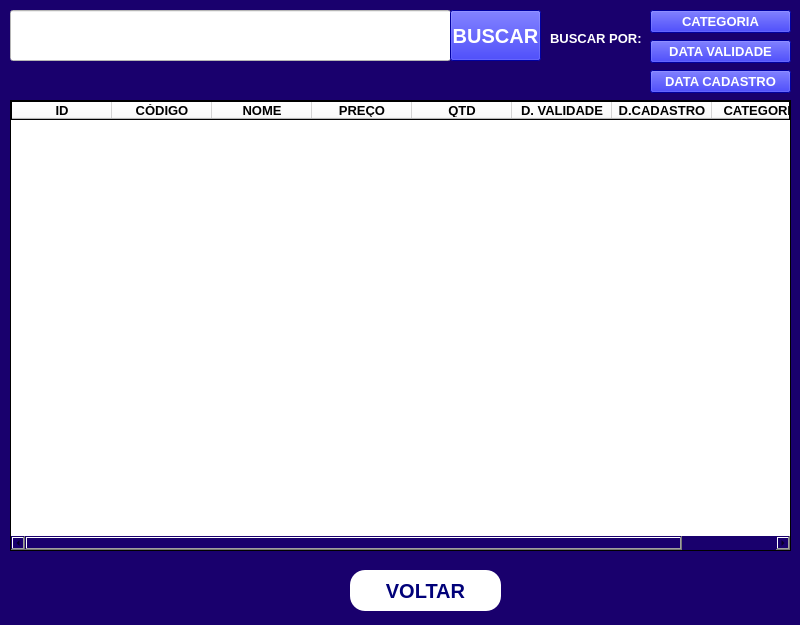
<?xml version="1.0" encoding="UTF-8"?>
<ui version="4.0">
 <class>MainWindow</class>
 <widget class="QMainWindow" name="MainWindow">
  <property name="geometry">
   <rect>
    <x>0</x>
    <y>0</y>
    <width>800</width>
    <height>625</height>
   </rect>
  </property>
  <property name="maximumSize">
   <size>
    <width>800</width>
    <height>690</height>
   </size>
  </property>
  <property name="windowTitle">
   <string>PROCURAR PRODUTO</string>
  </property>
  <property name="styleSheet">
   <string notr="true">background-color: rgb(25, 0, 109);</string>
  </property>
  <widget class="QWidget" name="centralwidget">
   <widget class="QLineEdit" name="lineEdit">
    <property name="geometry">
     <rect>
      <x>10</x>
      <y>10</y>
      <width>441</width>
      <height>51</height>
     </rect>
    </property>
    <property name="font">
     <font>
      <pointsize>25</pointsize>
     </font>
    </property>
    <property name="styleSheet">
     <string notr="true">background-color:white;</string>
    </property>
   </widget>
   <widget class="QPushButton" name="pushButton">
    <property name="geometry">
     <rect>
      <x>450</x>
      <y>10</y>
      <width>91</width>
      <height>51</height>
     </rect>
    </property>
    <property name="font">
     <font>
      <pointsize>15</pointsize>
      <weight>75</weight>
      <bold>true</bold>
     </font>
    </property>
    <property name="cursor">
     <cursorShape>PointingHandCursor</cursorShape>
    </property>
    <property name="styleSheet">
     <string notr="true">background-color: rgb(0, 0, 226);
color:white;</string>
    </property>
    <property name="text">
     <string>BUSCAR</string>
    </property>
   </widget>
   <widget class="QTableWidget" name="tableWidget">
    <property name="geometry">
     <rect>
      <x>10</x>
      <y>100</y>
      <width>781</width>
      <height>451</height>
     </rect>
    </property>
    <property name="font">
     <font>
      <pointsize>18</pointsize>
      <weight>75</weight>
      <bold>true</bold>
     </font>
    </property>
    <property name="mouseTracking">
     <bool>false</bool>
    </property>
    <property name="styleSheet">
     <string notr="true">background-color: white;
border:1px solid black;</string>
    </property>
    <column>
     <property name="text">
      <string>ID</string>
     </property>
     <property name="font">
      <font>
       <pointsize>10</pointsize>
       <weight>75</weight>
       <bold>true</bold>
      </font>
     </property>
     <property name="textAlignment">
      <set>AlignCenter</set>
     </property>
    </column>
    <column>
     <property name="text">
      <string>CÓDIGO</string>
     </property>
     <property name="font">
      <font>
       <pointsize>10</pointsize>
       <weight>75</weight>
       <bold>true</bold>
      </font>
     </property>
     <property name="textAlignment">
      <set>AlignCenter</set>
     </property>
    </column>
    <column>
     <property name="text">
      <string>NOME</string>
     </property>
     <property name="font">
      <font>
       <pointsize>10</pointsize>
       <weight>75</weight>
       <bold>true</bold>
      </font>
     </property>
     <property name="textAlignment">
      <set>AlignCenter</set>
     </property>
    </column>
    <column>
     <property name="text">
      <string>PREÇO</string>
     </property>
     <property name="font">
      <font>
       <pointsize>10</pointsize>
       <weight>75</weight>
       <bold>true</bold>
      </font>
     </property>
     <property name="textAlignment">
      <set>AlignCenter</set>
     </property>
    </column>
    <column>
     <property name="text">
      <string>QTD</string>
     </property>
     <property name="font">
      <font>
       <pointsize>10</pointsize>
       <weight>75</weight>
       <bold>true</bold>
      </font>
     </property>
     <property name="textAlignment">
      <set>AlignCenter</set>
     </property>
    </column>
    <column>
     <property name="text">
      <string>D. VALIDADE</string>
     </property>
     <property name="font">
      <font>
       <pointsize>10</pointsize>
       <weight>75</weight>
       <bold>true</bold>
      </font>
     </property>
     <property name="textAlignment">
      <set>AlignCenter</set>
     </property>
    </column>
    <column>
     <property name="text">
      <string>D.CADASTRO</string>
     </property>
     <property name="font">
      <font>
       <pointsize>10</pointsize>
       <weight>75</weight>
       <bold>true</bold>
      </font>
     </property>
     <property name="textAlignment">
      <set>AlignCenter</set>
     </property>
    </column>
    <column>
     <property name="text">
      <string>CATEGORIA</string>
     </property>
     <property name="font">
      <font>
       <pointsize>10</pointsize>
       <weight>75</weight>
       <bold>true</bold>
      </font>
     </property>
     <property name="textAlignment">
      <set>AlignCenter</set>
     </property>
    </column>
   </widget>
   <widget class="QPushButton" name="pushButton_2">
    <property name="geometry">
     <rect>
      <x>350</x>
      <y>570</y>
      <width>151</width>
      <height>41</height>
     </rect>
    </property>
    <property name="font">
     <font>
      <pointsize>15</pointsize>
      <weight>75</weight>
      <bold>true</bold>
     </font>
    </property>
    <property name="cursor">
     <cursorShape>PointingHandCursor</cursorShape>
    </property>
    <property name="styleSheet">
     <string notr="true">background-color: rgb(255, 255, 255);
color: rgb(1, 1, 121);
border-radius:15px;</string>
    </property>
    <property name="text">
     <string>VOLTAR</string>
    </property>
   </widget>
   <widget class="QLabel" name="label">
    <property name="geometry">
     <rect>
      <x>550</x>
      <y>30</y>
      <width>91</width>
      <height>16</height>
     </rect>
    </property>
    <property name="font">
     <font>
      <pointsize>10</pointsize>
      <weight>75</weight>
      <bold>true</bold>
     </font>
    </property>
    <property name="styleSheet">
     <string notr="true">color:white;</string>
    </property>
    <property name="text">
     <string>BUSCAR POR:</string>
    </property>
   </widget>
   <widget class="QPushButton" name="pushButton_3">
    <property name="geometry">
     <rect>
      <x>650</x>
      <y>10</y>
      <width>141</width>
      <height>23</height>
     </rect>
    </property>
    <property name="font">
     <font>
      <pointsize>10</pointsize>
      <weight>75</weight>
      <bold>true</bold>
     </font>
    </property>
    <property name="cursor">
     <cursorShape>PointingHandCursor</cursorShape>
    </property>
    <property name="styleSheet">
     <string notr="true">background-color: rgb(0, 0, 226);
color:white;</string>
    </property>
    <property name="text">
     <string>CATEGORIA</string>
    </property>
   </widget>
   <widget class="QPushButton" name="pushButton_4">
    <property name="geometry">
     <rect>
      <x>650</x>
      <y>40</y>
      <width>141</width>
      <height>23</height>
     </rect>
    </property>
    <property name="font">
     <font>
      <pointsize>10</pointsize>
      <weight>75</weight>
      <bold>true</bold>
     </font>
    </property>
    <property name="cursor">
     <cursorShape>PointingHandCursor</cursorShape>
    </property>
    <property name="styleSheet">
     <string notr="true">background-color: rgb(0, 0, 226);
color:white;</string>
    </property>
    <property name="text">
     <string>DATA VALIDADE</string>
    </property>
   </widget>
   <widget class="QPushButton" name="pushButton_5">
    <property name="geometry">
     <rect>
      <x>650</x>
      <y>70</y>
      <width>141</width>
      <height>23</height>
     </rect>
    </property>
    <property name="font">
     <font>
      <pointsize>10</pointsize>
      <weight>75</weight>
      <bold>true</bold>
     </font>
    </property>
    <property name="cursor">
     <cursorShape>PointingHandCursor</cursorShape>
    </property>
    <property name="styleSheet">
     <string notr="true">background-color: rgb(0, 0, 226);
color:white;</string>
    </property>
    <property name="text">
     <string>DATA CADASTRO</string>
    </property>
   </widget>
  </widget>
 </widget>
 <resources/>
 <connections/>
</ui>
